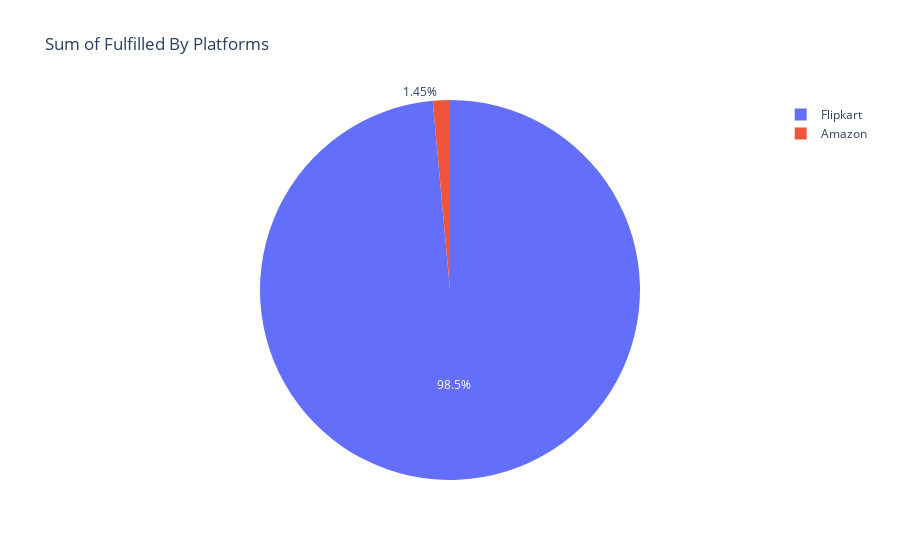

The code cell stored with this chart in its notebook:
### Code cell
fig = px.pie(df, values='fulfilled1', names='platform', title='Sum of Fulfilled By Platforms')
fig.show()

### Figure 1 — Plotly figure (JSON) as saved in the notebook; plotly's stock layout.template omitted (floating-point values rounded to 4 significant figures; data arrays with more than 128 entries replaced by an {"elided": "..."} marker saying what was removed)
{"data": [{"domain": {"x": [0, 1], "y": [0, 1]}, "hovertemplate": "platform=%{label}<br>fulfilled1=%{value}<extra></extra>", "labels": {"elided": "5244 str values"}, "legendgroup": "", "name": "", "showlegend": true, "type": "pie", "values": {"elided": "5244 int values"}}], "layout": {"autosize": true, "legend": {"tracegroupgap": 0}, "title": {"text": "Sum of Fulfilled By Platforms"}}}
